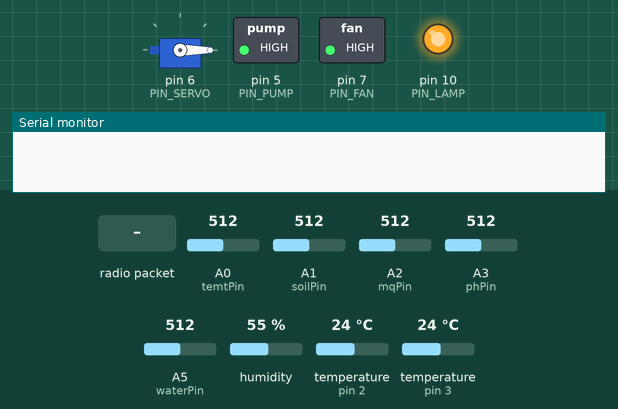
Simulated run of this sketch. Board: Arduino Uno, built with avr-gcc and run on an emulated ATmega328P. Parts: servo, switched loads named in the sketch (green lamp = pin HIGH), output pins drawn as LEDs (lit = HIGH), the last lines printed to the serial monitor. The test bench sets the inputs (shaded band); at power-on: A0 (temtPin) = 512, A1 (soilPin) = 512, A5 (waterPin) = 512, A2 (mqPin) = 512, A3 (phPin) = 512, humidity 55 %, temperature (sensors on pin 2, pin 3) 24 °C. No radio packets arrive unless stated.

Above: at 1.2 s.
1.3 s: radio packet "FAN:" arrives
At 2.2 s:
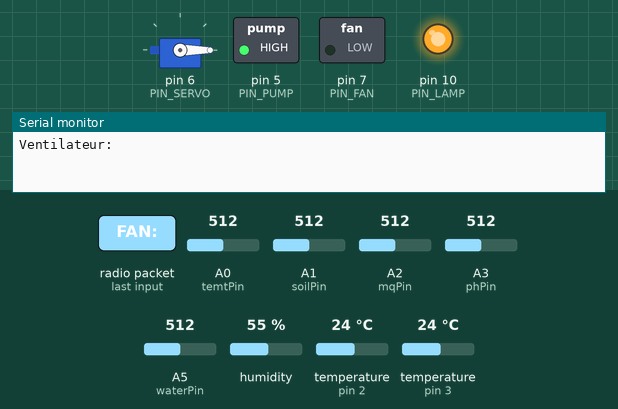
2.8 s: A0 (temtPin) set to 221
9.2 s: A0 (temtPin) set to 194
16.9 s: A1 (soilPin) set to 315
18.4 s: A1 (soilPin) set to 288
24.6 s: A5 (waterPin) set to 314
26.1 s: A5 (waterPin) set to 291
Timing chart, 0 to 29.1 s (numbered marks = the images above; inputs shaded):
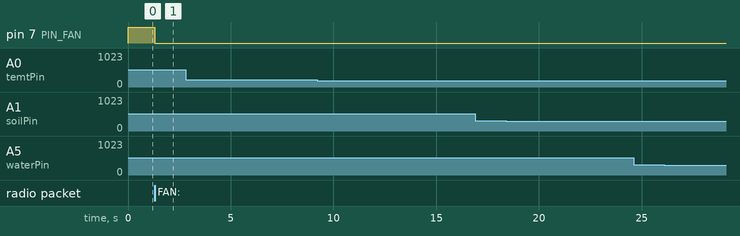

Measured:
- after the input at 1.3 s, pin 7 (PIN_FAN): HIGH → LOW at once
- after the input at 16.9 s, every drawn part: stays the same
- after the input at 24.6 s, every drawn part: stays the same

The sketch:

LastTry.ino
```cpp
#include <SPI.h>
#include <RF24.h>
#include <DHT.h>
#include <OneWire.h>
#include <DallasTemperature.h>

#include <Servo.h>
Servo servoMotor;

#define DHTPIN 2 //capteur dht11 place dans broche D2
#define DHTTYPE DHT11
DHT dht(DHTPIN, DHTTYPE);

#define ONE_WIRE_BUS 3 //capteur temperature de l'eau
OneWire oneWire(ONE_WIRE_BUS);
DallasTemperature waterTempSensor(&oneWire);

const int temtPin = A0;// capteur de lumière (TEMT6000)
const int soilPin = A1;// humidité du sol
const int mqPin   = A2;// gaz MQ-135
const int phPin   = A3;// capteur de pH
const int waterPin = A5;// niveau d’eau

const byte flowPin = 4; //Capteur débit de l'eau
volatile unsigned int pulseCount = 0;

unsigned long oldTime = 0;
float flowRate = 0.0;

#define PIN_FAN 7//ventilateur
bool commandMode = false;
#define PIN_PUMP 5//pompe d'eau
#define PIN_SERVO 6// servo moteur sg9O
#define PIN_LAMP 10//lampe

RF24 radio(9, 8); // nrfl0124 utilise les broches CE=9, CSN=8.
const uint64_t pipe = 0xE0E0F1F1E0LL;// Adresse de communication radio
//Fonction de comptage d’impulsions
void pulseCounter() { pulseCount++; }// Incrément à chaque impulsion détectée

void setup() {
  Serial.begin(9600);
  dht.begin();
  waterTempSensor.begin();
  pinMode(flowPin, INPUT_PULLUP);// Entrée avec résistance interne activée
  attachInterrupt(digitalPinToInterrupt(flowPin), pulseCounter, RISING);// Interruption sur front montant

  pinMode(PIN_FAN, OUTPUT);// Broche ventilateur en sortie
  digitalWrite(PIN_FAN, HIGH);
  pinMode(PIN_PUMP, OUTPUT);// Pompe en sortie
  digitalWrite(PIN_PUMP, HIGH);
  //digitalWrite(PIN_PUMP, HIGH); // par défaut OFF
  pinMode(PIN_LAMP, OUTPUT);// Lampe en sortie
  digitalWrite(PIN_LAMP, HIGH);
  servoMotor.attach(PIN_SERVO);// Lier le servo à sa broche
  servoMotor.write(0);

  if (!radio.begin()) { Serial.println("NRF24 non détecté!"); while(1); }
  radio.setPALevel(RF24_PA_MAX);// Puissance d’émission maximale
  radio.setDataRate(RF24_1MBPS);// Vitesse 1Mbps
  radio.setChannel(0x76);
  radio.openWritingPipe(pipe);// Canal d’émission
  radio.openReadingPipe(1, pipe);// Canal de réception
  radio.enableDynamicPayloads();// Activer la taille dynamique des messages
  radio.startListening();
  oldTime = millis();
}


void loop() {
  if (radio.available()) {
    uint8_t len = radio.getDynamicPayloadSize();
    if (len > 0 && len < 32) {
      char buf[32] = {0};// Buffer de réception
      radio.read(buf, len);
      String cmd(buf); // Le convertir en String
      // Identifier la commande reçue
      if (cmd.startsWith("FAN:")) {
        commandMode = true;
        handleFan(cmd);
        commandMode = false;
      } else if (cmd.startsWith("PUMP:")) {
        handlePump(cmd);
      } else if (cmd.startsWith("LAMP:")) {
        handleLamp(cmd);
      } else if (cmd.startsWith("SERVO:")) {
      String val = cmd.substring(6);
      int angle = val.toInt();
      if (angle >= 0 && angle <= 180) {
        handleServo(cmd);
      } else {
        Serial.println("⚠ Servo angle invalide ignoré");
      }
    }

    } else {
      radio.flush_rx(); // Si message corrompu, vider
    }
    return;
  }
  //Toutes les 3 secondes, si on ne traite pas de commande, on envoie les données des capteurs
  if (!commandMode && millis() - oldTime >= 3000) {
    sendMeasurements();
    oldTime = millis();// Mise à jour du timer
  }
}
//Fonctions de traitement des commandes
void handleFan(String cmd) {
  String val = cmd.substring(cmd.indexOf(':') + 1);
  if (val == "OFF") {
    digitalWrite(PIN_FAN, HIGH); // relais fermé, ventilateur ON
  } else {
    digitalWrite(PIN_FAN, LOW); // relais ouvert, ventilateur OFF
  }
  Serial.print("Ventilateur: ");
  Serial.println(val);
}

void handlePump(String cmd) {
  String val = cmd.substring(cmd.indexOf(':') + 1);
  // ACTIVE-LOW : ON = LOW, OFF = HIGH
  //digitalWrite(PIN_PUMP, val == "ON" ? HIGH:LOW);
  digitalWrite(PIN_PUMP, val == "OFF" ? LOW:HIGH);
  Serial.print("Pompe: "); Serial.println(val);
}
void handleLamp(String cmd) {
  String val = cmd.substring(cmd.indexOf(':') + 1);
  // ACTIVE-LOW : ON = LOW, OFF = HIGH
  //digitalWrite(PIN_LAMP, val == "ON" ? HIGH:LOW);
  digitalWrite(PIN_LAMP, val == "OFF" ? LOW:HIGH);
  Serial.print("Lamp: "); Serial.println(val);
}
void handleServo(String cmd) {
  String val = cmd.substring(cmd.indexOf(':') + 1);
  int angle = val.toInt();
  angle = constrain(angle, 0, 180);
  servoMotor.write(angle);
  Serial.print("Servo angle: "); Serial.println(angle);
}

//Fonction envoie de mesures
void sendMeasurements() {
  float temperature = dht.readTemperature();
  float humidity    = dht.readHumidity();
  waterTempSensor.requestTemperatures();// Demander mesure au DS18B20
  float watertemp   = waterTempSensor.getTempCByIndex(0);// Lire température de l'eau

  int lightRaw    = analogRead(temtPin);
  float lightLux  = lightRaw * (500.0 / 1023.0);
  int soilRaw     = analogRead(soilPin);
  int soilPercent = map(soilRaw, 1023, 300, 0, 100);
  soilPercent     = constrain(soilPercent, 0, 100);
  int waterRaw    = analogRead(waterPin);
  int waterPercent= map(waterRaw, 1023, 300, 0, 100);
  waterPercent    = constrain(waterPercent, 0, 100);
  int gasRaw      = analogRead(mqPin);
  float gasVoltage= gasRaw * (5.0 / 1023.0);
  // Lecture et conversion du pH
  int phRaw       = analogRead(phPin);// Lire tension du capteur pH
  float phVoltage = phRaw * (5.0 / 1023.0);
  // Conversion en valeur de pH (à adapter selon capteur)
  float phValue   = 7.0 + ((2.5 - phVoltage) * 3.5);

  detachInterrupt(digitalPinToInterrupt(flowPin));//Lire debit de leau
  flowRate = pulseCount / 7.5;
  pulseCount = 0;
  attachInterrupt(digitalPinToInterrupt(flowPin), pulseCounter, RISING);

  // Création de buffers pour contenir les chaînes formatées
  char tStr[8], hStr[8], lStr[8], sStr[8], wStr[8],
       pStr[8], fStr[8], wtStr[8], gStr[8], phStr[8];

  dtostrf(isnan(temperature) ? -1 : temperature, 4, 1, tStr);
  dtostrf(isnan(humidity)    ? -1 : humidity,    4, 1, hStr);
  dtostrf(lightLux,           4, 0, lStr);
  dtostrf(isnan(watertemp)   ? -1 : watertemp,   4, 1, wtStr);
  dtostrf(soilPercent,        4, 0, sStr);
  dtostrf(waterPercent,       4, 0, wStr);
  dtostrf(isnan(flowRate)    ? -1 : flowRate,    4, 2, fStr);
  dtostrf(isnan(gasVoltage)  ? -1 : gasVoltage,  4, 2, gStr);
  dtostrf(isnan(phValue)     ? -1 : phValue,     4, 2, phStr);

   char msg[160];
  snprintf(msg, sizeof(msg),
    "T:%sC H:%s%% L:%slux WT:%sC S:%s%% W:%s%% G:%sV F:%sL PH:%s END",
    tStr, hStr, lStr, wtStr, sStr, wStr, gStr, fStr, phStr
  );

  //  Envoyer le message par paquets de 32 octets
  const int chunkSize = 32;
  int len = strlen(msg);
  radio.stopListening();
  for (int i = 0; i < len; i += chunkSize) {
    char chunk[33] = {0};//déclare un tableau de 33 caractères et initialise tous ces éléments à 0 ('\0')
    strncpy(chunk, msg + i, chunkSize);
    radio.write(chunk, strlen(chunk) + 1); //envoie le contenu avec le '\0' final (grâce au +1)
    delay(10);
  }
  radio.write("END", 4);
  radio.startListening();// Passer en mode émission
  Serial.print("Mesures envoyées: ");
  Serial.println(msg);

}
```
